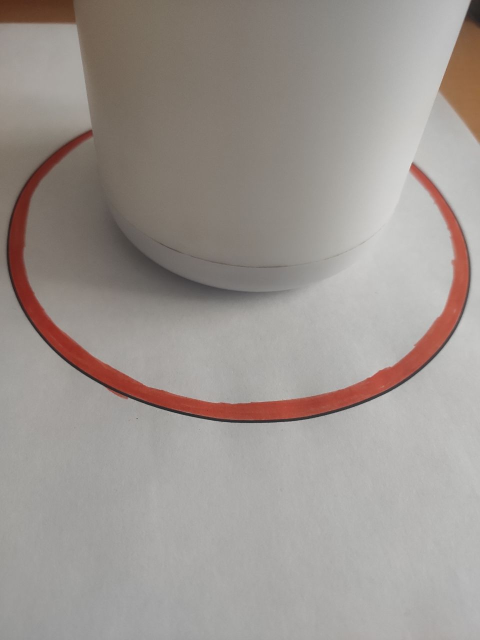
#> input picture Circle_process/test_images/test10.jpg, 960 x 1280 px, found by its file name (shown at 1/2 size)
$ python find_points.py
#> lines starting #> are read from the running program, lines starting #| are printed output that depends on the picture
import cv2
import numpy as np

from circle_equ import *
#def find_points():
img = cv2.imread("./test_images/test10.jpg")
#> img is the input picture: shape (1280, 960, 3); mean B, G, R 145, 149.8, 157
img = cv2.resize(img,(480,640))
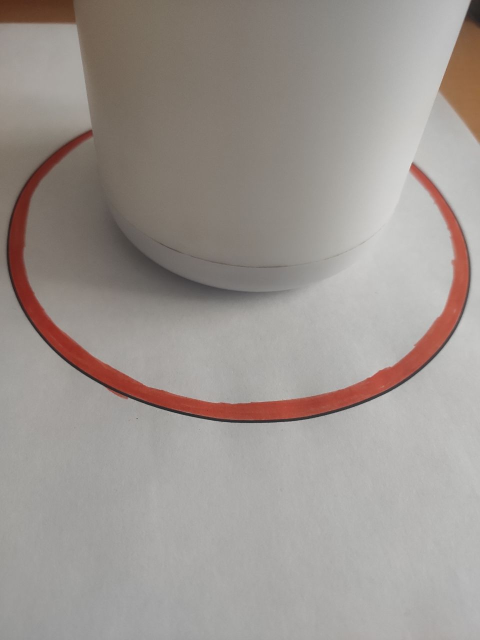
#> img: shape (640, 480, 3); mean B, G, R 145.2, 150, 157.1
gray = cv2.cvtColor(img, cv2.COLOR_RGB2GRAY)
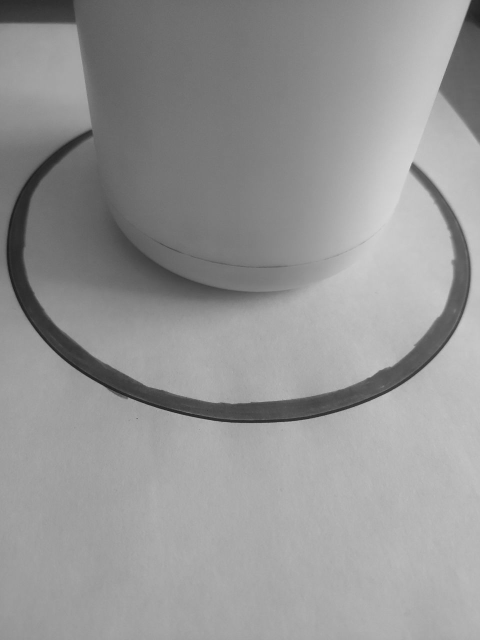
#> gray: shape (640, 480); min 28, max 214, mean 149.4
circles = cv2.HoughCircles(gray, cv2.HOUGH_GRADIENT, 1.2, 100)
#> circles = None
if circles is not None:
	# convert the (x, y) coordinates and radius of the circles to integers
	circles = np.round(circles[0, :]).astype("int")
	print(circles)
	for x, y, r in circles:
		# draw the circle in the output image, then draw a rectangle
		# corresponding to the center of the circle
		cv2.circle(img, (x, y), r, (0, 255, 0), 4)
		cv2.circle(img, (x, y), 1, (255, 0, 0), 4)
		#cv2.rectangle(img, (x - 5, y - 5), (x + 5, y + 5), (0, 128, 255), -1)
	# show the output image
cv2.imshow("output", img)
cv2.waitKey(0)
"""edges = cv2.Canny(img,100,200)


hsv = cv2.cvtColor(img, cv2.COLOR_BGR2HSV)
mask = cv2.inRange(hsv,(10, 50, 20), (25, 255, 255) )
print("mask\n", mask)


if np.any(edges[500,212] != [0]):
	print("tested1")
if np.any(edges[501,240] != [0]):
	print("tested2")
if np.any(edges[120,240] != [0]):
	print("tested3")

#print(edges[:,:])
bool_array = np.any(edges != [0], axis=-1)
#print(bool_array)
result = np.argwhere(bool_array==True)
#print("result:", result)
#cv2.imshow("test",img)
cv2.imshow("mask",edges)


p1 = (307, 427)
p2 = (501, 240)
p3 = (120,240)

x,y = circle_center(p1, p2, p3)
center = int(x), int(y)
radius = radius(center, p1)

print("center:",center)
print("radius:",radius)

cv2.circle(img, center,int(radius), (255,0,0), 3)
cv2.circle(img, (240,310), 1, (0,255,0), 5)
cv2.imshow("drawed",img)
cv2.waitKey(0)
"""

$ run again, with Circle_process/test_images/test1.jpg copied over Circle_process/test_images/test10.jpg
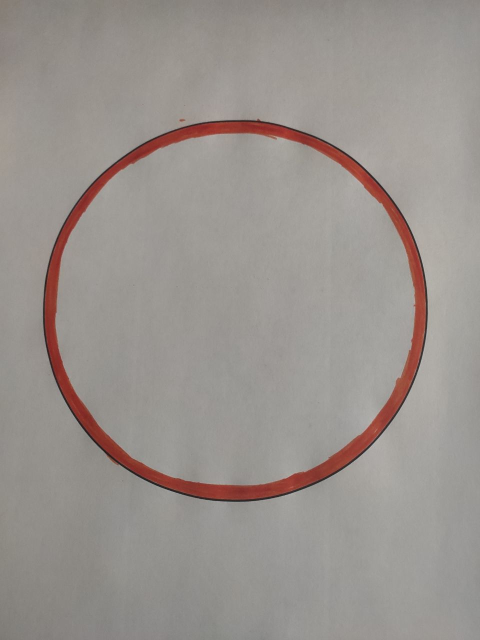
#> input picture Circle_process/test_images/test1.jpg, 960 x 1280 px, found by its file name (shown at 1/2 size)
#> img is the input picture: shape (1280, 960, 3); mean B, G, R 142.4, 147.1, 153.6
#> `gray = cv2.cvtColor(img, cv2.COLOR_RGB2GRAY)`:
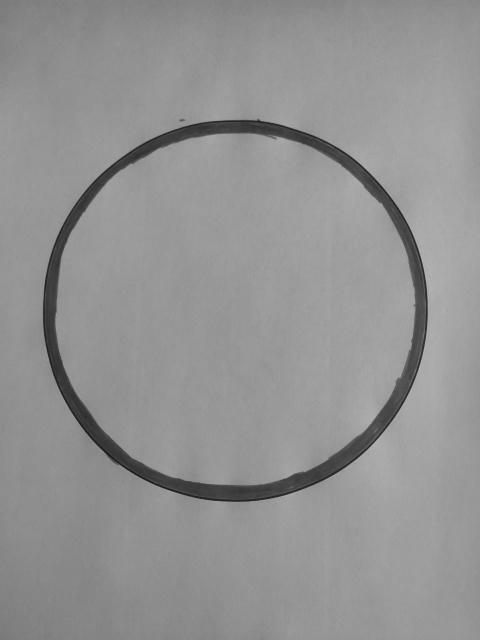
#> gray: shape (640, 480); min 25, max 179, mean 146.7
#> `circles = cv2.HoughCircles(gray, cv2.HOUGH_GRADIENT, 1.2, 100)`: circles = [[233.4, 311.4, 190.9]]
#> `circles = np.round(circles[0, :]).astype("int")`: circles = [[233, 311, 191]]
#| [[233 311 191]]
#> the loop `for x, y, r in circles:` made 1 pass
#> after the loop `for x, y, r in circles:`:
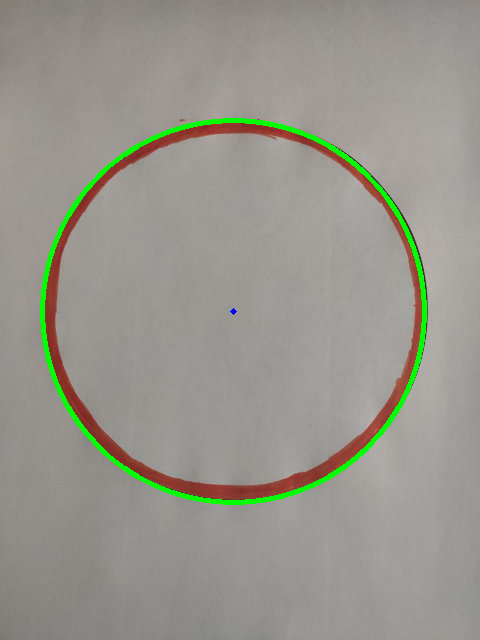
#> img: shape (640, 480, 3); mean B, G, R 141, 150.5, 151.4

$ run again, with Circle_process/test_images/test11.jpg copied over Circle_process/test_images/test10.jpg
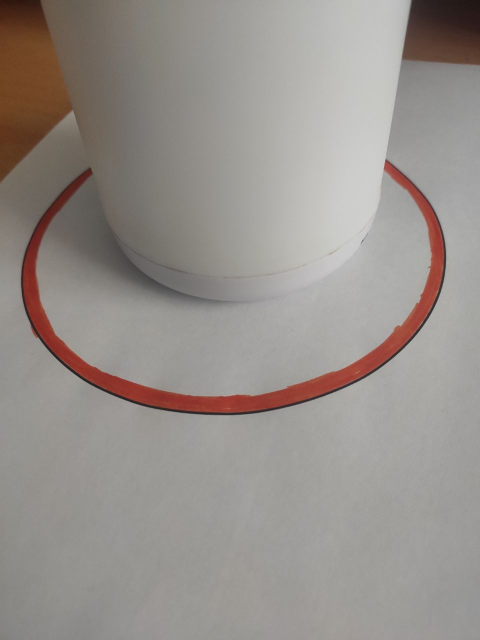
#> input picture Circle_process/test_images/test11.jpg, 960 x 1280 px, found by its file name (shown at 1/2 size)
#> img is the input picture: shape (1280, 960, 3); mean B, G, R 139.9, 144.7, 151
#> `img = cv2.resize(img,(480,640))`:
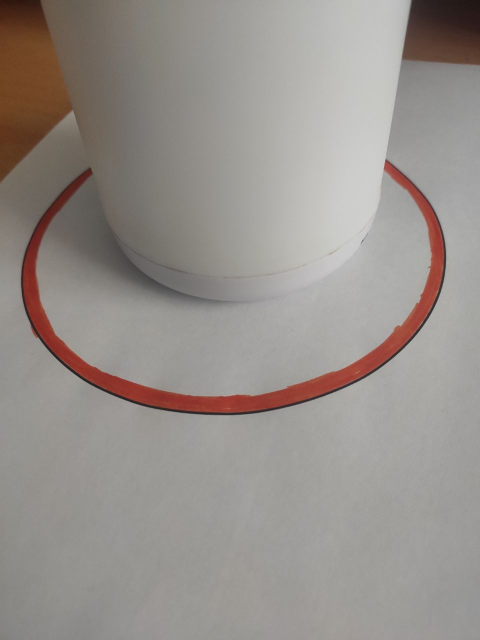
#> img: shape (640, 480, 3); mean B, G, R 140, 144.8, 151.1
#> `gray = cv2.cvtColor(img, cv2.COLOR_RGB2GRAY)`:
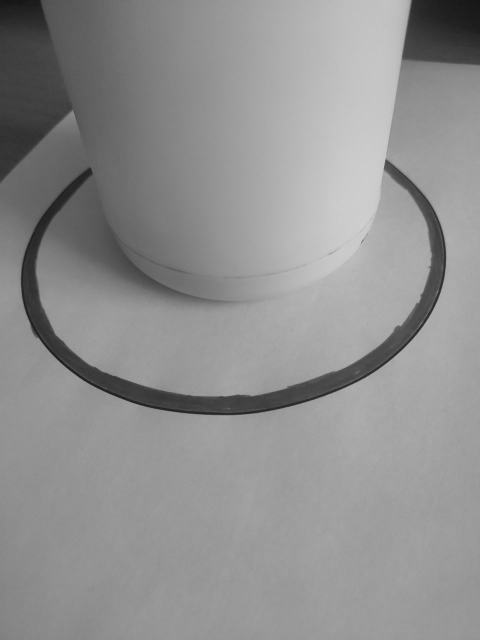
#> gray: shape (640, 480); min 20, max 208, mean 144.2
#> circles = None

$ run again, with Circle_process/test_images/test12.jpg copied over Circle_process/test_images/test10.jpg
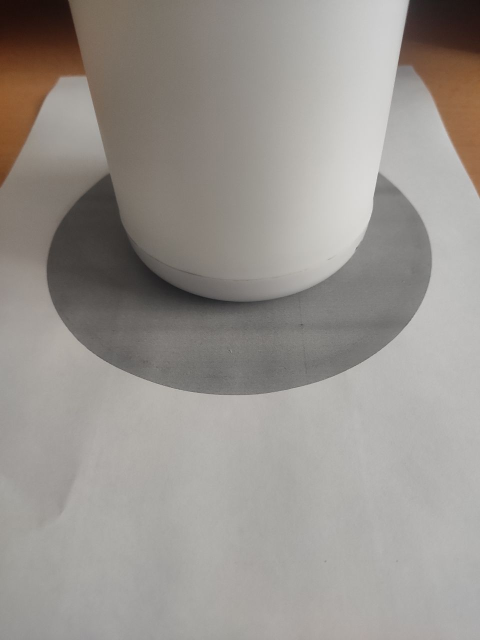
#> input picture Circle_process/test_images/test12.jpg, 960 x 1280 px, found by its file name (shown at 1/2 size)
#> img is the input picture: shape (1280, 960, 3); mean B, G, R 142.9, 148, 152.6
#> `img = cv2.resize(img,(480,640))`:
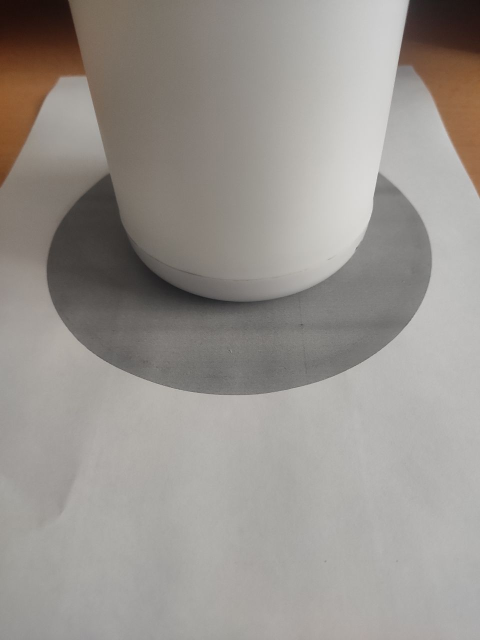
#> img: shape (640, 480, 3); mean B, G, R 143.1, 148.1, 152.8
#> `gray = cv2.cvtColor(img, cv2.COLOR_RGB2GRAY)`:
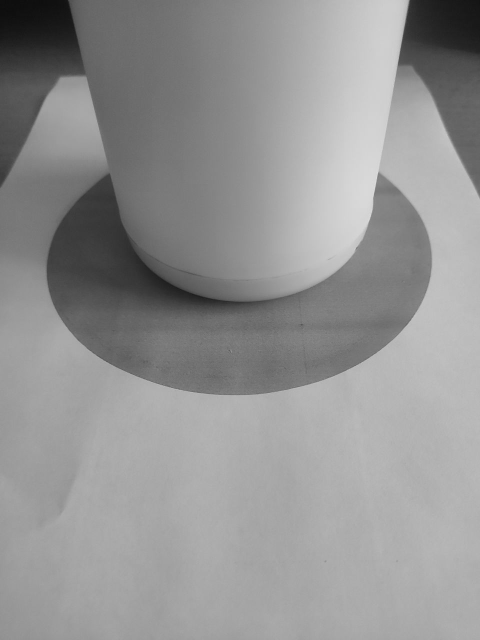
#> gray: shape (640, 480); min 13, max 220, mean 147.3
#> circles = None
